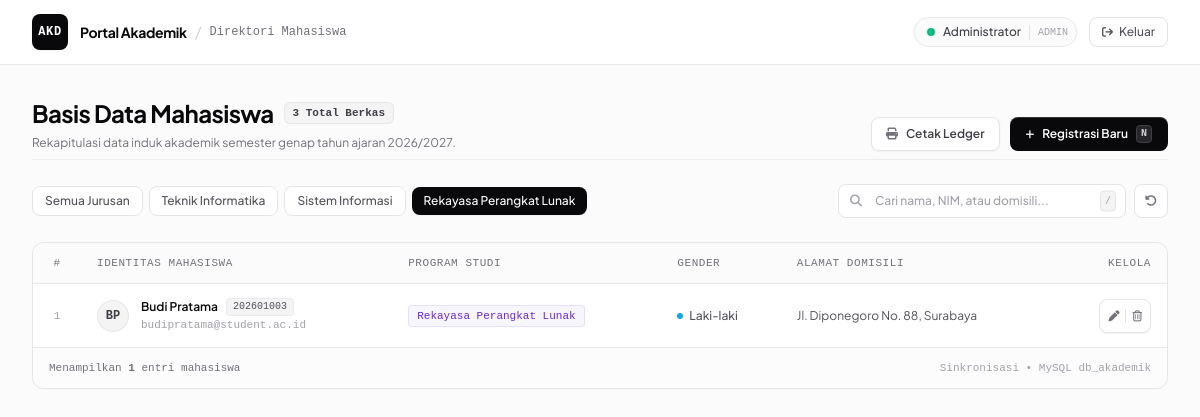
The page /index.php?jurusan=Rekayasa+Perangkat+Lunak (signed in) on the database its author committed.
### tables this page shows
CREATE TABLE IF NOT EXISTS mahasiswa (
    id INT AUTO_INCREMENT PRIMARY KEY,
    nim VARCHAR(20) NOT NULL UNIQUE,
    nama VARCHAR(100) NOT NULL,
    jurusan VARCHAR(50) NOT NULL,
    jenis_kelamin ENUM('Laki-laki', 'Perempuan') NOT NULL,
    alamat TEXT NOT NULL,
    created_at TIMESTAMP DEFAULT CURRENT_TIMESTAMP
);

### index.php (the view, shortened to what this page needs)
<?php
require_once 'koneksi.php';
$keyword = isset($_GET['cari']) ? mysqli_real_escape_string($koneksi, trim($_GET['cari'])) : '';
$jurusan_filter = isset($_GET['jurusan']) ? mysqli_real_escape_string($koneksi, trim($_GET['jurusan'])) : '';
$conditions = [];
if (!empty($jurusan_filter)) {
    $conditions[] = "jurusan = '$jurusan_filter'";
}
$whereSql = count($conditions) > 0 ? "WHERE " . implode(" AND ", $conditions) : "";
$query = "SELECT * FROM mahasiswa $whereSql ORDER BY id DESC";
$result = mysqli_query($koneksi, $query);
$totalData = mysqli_num_rows($result);
$countAllQuery = mysqli_query($koneksi, "SELECT COUNT(*) as total FROM mahasiswa");
$totalAll = mysqli_fetch_assoc($countAllQuery)['total'];
?>
<!DOCTYPE html>
<html lang="id" class="h-full bg-[#fbfbfb]">
<head>
    <script src="https://cdn.tailwindcss.com"></script>
    <link rel="stylesheet" href="https://cdnjs.cloudflare.com/ajax/libs/font-awesome/6.5.1/css/all.min.css">
</head>
<body class="h-full bg-[#fbfbfb] text-zinc-900 flex flex-col antialiased">
    <header class="bg-white border-b border-zinc-200/80 sticky top-0 z-40">
        <div class="max-w-7xl mx-auto px-4 sm:px-6 lg:px-8 h-16 flex items-center justify-between">
            <div class="flex items-center gap-3">
                <div class="w-9 h-9 rounded-lg bg-zinc-950 text-white flex items-center justify-center font-mono font-bold text-xs tracking-wider shadow-sm">
                    AKD
                </div>
                <div class="flex items-center gap-2">
                    <span class="text-sm font-bold tracking-tight text-zinc-950">Portal Akademik</span>
                    <span class="text-zinc-300">/</span>
                    <span class="font-mono text-xs text-zinc-500 font-medium">Direktori Mahasiswa</span>
                </div>
            </div>
            <div class="flex items-center gap-3">
                <div class="flex items-center gap-2 pl-3 pr-2 py-1.5 rounded-full border border-zinc-200/80 bg-zinc-50/80">
                    <span class="w-2 h-2 rounded-full bg-emerald-500 animate-pulse"></span>
                    <span class="text-xs font-medium text-zinc-700">
                        <?= htmlspecialchars($_SESSION['nama'] ?? $_SESSION['username']) ?>
                    </span>
                    <span class="font-mono text-[10px] text-zinc-400 border-l border-zinc-200 pl-2">ADMIN</span>
                </div>
                <a href="logout.php" onclick="return confirm('Apakah Anda yakin ingin keluar dari sistem?')"
                   class="inline-flex items-center gap-1.5 px-3 py-1.5 rounded-lg border border-zinc-200 hover:border-zinc-300 hover:bg-zinc-50 text-zinc-600 hover:text-zinc-950 text-xs font-medium transition" title="Logout">
                    <i class="fa-solid fa-arrow-right-from-bracket text-[11px]"></i>
                    <span class="hidden sm:inline">Keluar</span>
                </a>
            </div>
        </div>
    </header>
    <main class="flex-1 max-w-7xl w-full mx-auto px-4 sm:px-6 lg:px-8 py-8 space-y-6">
        <div class="flex flex-col md:flex-row md:items-end justify-between gap-4 pb-2 border-b border-zinc-200/60">
            <div>
                <div class="flex items-center gap-2.5 mb-1.5">
                    <h1 class="text-2xl font-bold tracking-tight text-zinc-950">Basis Data Mahasiswa</h1>
                    <span class="font-mono text-[11px] font-semibold px-2 py-0.5 rounded-md bg-zinc-100 text-zinc-700 border border-zinc-200/80">
                        <?= $totalAll ?> Total Berkas
                    </span>
                </div>
                <p class="text-xs text-zinc-500 max-w-xl">
                    Rekapitulasi data induk akademik semester genap tahun ajaran 2026/2027.
                </p>
            </div>
            <div class="flex items-center gap-2.5">
                <a href="cetak.php<?= $keyword ? '?cari=' . urlencode($keyword) : '' ?><?= $jurusan_filter ? ($keyword ? '&' : '?') . 'jurusan=' . urlencode($jurusan_filter) : '' ?>" target="_blank"
                   class="inline-flex items-center gap-2 px-3.5 py-2 rounded-lg bg-white border border-zinc-200 hover:border-zinc-300 hover:bg-zinc-50 text-zinc-700 hover:text-zinc-950 text-xs font-semibold shadow-sm transition">
                    <i class="fa-solid fa-print text-zinc-500 text-xs"></i>
                    <span>Cetak Ledger</span>
                </a>
                <a href="tambah.php"
                   class="inline-flex items-center gap-2 px-4 py-2 rounded-lg bg-zinc-950 hover:bg-zinc-800 active:scale-[0.99] text-white text-xs font-semibold shadow-[inset_0_1px_0_rgba(255,255,255,0.18)] transition">
                    <i class="fa-solid fa-plus text-[10px]"></i>
                    <span>Registrasi Baru</span>
                    <kbd class="hidden sm:inline-block font-mono text-[10px] px-1 py-0.2 bg-zinc-800 rounded text-zinc-300 border border-zinc-700">N</kbd>
                </a>
            </div>
        </div>
        <div class="flex flex-col lg:flex-row items-stretch lg:items-center justify-between gap-3">
            <div class="flex items-center gap-1.5 overflow-x-auto pb-1 lg:pb-0 text-xs">
                <a href="index.php<?= $keyword ? '?cari=' . urlencode($keyword) : '' ?>"
                   class="px-3 py-1.5 rounded-lg font-medium transition <?= empty($jurusan_filter) ? 'bg-zinc-950 text-white shadow-sm' : 'bg-white border border-zinc-200 text-zinc-600 hover:text-zinc-950 hover:bg-zinc-50' ?>">
                    Semua Jurusan
                </a>
                <a href="index.php?jurusan=<?= urlencode('Teknik Informatika') ?><?= $keyword ? '&cari=' . urlencode($keyword) : '' ?>"
                   class="px-3 py-1.5 rounded-lg font-medium transition whitespace-nowrap <?= $jurusan_filter == 'Teknik Informatika' ? 'bg-zinc-950 text-white shadow-sm' : 'bg-white border border-zinc-200 text-zinc-600 hover:text-zinc-950 hover:bg-zinc-50' ?>">
                    Teknik Informatika
                </a>
                <a href="index.php?jurusan=<?= urlencode('Sistem Informasi') ?><?= $keyword ? '&cari=' . urlencode($keyword) : '' ?>"
                   class="px-3 py-1.5 rounded-lg font-medium transition whitespace-nowrap <?= $jurusan_filter == 'Sistem Informasi' ? 'bg-zinc-950 text-white shadow-sm' : 'bg-white border border-zinc-200 text-zinc-600 hover:text-zinc-950 hover:bg-zinc-50' ?>">
                    Sistem Informasi
                </a>
                <a href="index.php?jurusan=<?= urlencode('Rekayasa Perangkat Lunak') ?><?= $keyword ? '&cari=' . urlencode($keyword) : '' ?>"
                   class="px-3 py-1.5 rounded-lg font-medium transition whitespace-nowrap <?= $jurusan_filter == 'Rekayasa Perangkat Lunak' ? 'bg-zinc-950 text-white shadow-sm' : 'bg-white border border-zinc-200 text-zinc-600 hover:text-zinc-950 hover:bg-zinc-50' ?>">
                    Rekayasa Perangkat Lunak
                </a>
            </div>
            <form action="index.php" method="GET" class="flex items-center gap-2">
                <div class="relative flex-1 sm:w-72">
                    <i class="fa-solid fa-magnifying-glass absolute left-3 top-1/2 -translate-y-1/2 text-zinc-400 text-xs"></i>
                    <input type="text" id="searchInput" name="cari" value="<?= htmlspecialchars($keyword) ?>"
                           placeholder="Cari nama, NIM, atau domisili..."
                           class="w-full pl-9 pr-8 py-2 rounded-lg border border-zinc-200 bg-white text-xs text-zinc-900 placeholder:text-zinc-400 focus:outline-none focus:border-zinc-900 focus:ring-1 focus:ring-zinc-900 transition font-medium">
                    <kbd class="hidden sm:inline-block absolute right-2.5 top-1/2 -translate-y-1/2 font-mono text-[10px] text-zinc-400 bg-zinc-100 px-1 py-0.5 rounded border border-zinc-200">/</kbd>
                </div>
                <?php if (!empty($keyword) || !empty($jurusan_filter)): ?>
                    <a href="index.php" class="px-2.5 py-2 rounded-lg border border-zinc-200 bg-white hover:bg-zinc-50 text-zinc-500 hover:text-zinc-900 text-xs transition" title="Reset Semua Filter">
                        <i class="fa-solid fa-rotate-left"></i>
                    </a>
                <?php endif; ?>
            </form>
        </div>
        <div class="bg-white rounded-xl border border-zinc-200/90 shadow-[0_1px_3px_rgba(0,0,0,0.02)] overflow-hidden">
            <div class="overflow-x-auto">
                <table class="w-full text-left text-xs border-collapse">
                    <thead class="bg-zinc-50/80 border-b border-zinc-200/80 text-[11px] font-mono text-zinc-500 uppercase tracking-wider">
                        <tr>
                            <th class="py-3 px-4 w-12 text-center font-medium">#</th>
                            <th class="py-3 px-4 font-medium">Identitas Mahasiswa</th>
                            <th class="py-3 px-4 font-medium">Program Studi</th>
                            <th class="py-3 px-4 font-medium">Gender</th>
                            <th class="py-3 px-4 font-medium">Alamat Domisili</th>
                            <th class="py-3 px-4 text-right font-medium w-28">Kelola</th>
                        </tr>
                    </thead>
                    <tbody class="divide-y divide-zinc-100 text-zinc-700">
                        <?php
                        $no = 1;
                        if ($totalData > 0):
                            while ($row = mysqli_fetch_assoc($result)):
                                $namaParts = explode(' ', trim($row['nama']));
                                $initials = strtoupper(substr($namaParts[0], 0, 1) . (isset($namaParts[1]) ? substr($namaParts[1], 0, 1) : ''));
                                $syntheticEmail = strtolower(preg_replace('/[^a-zA-Z0-9]/', '', $row['nama'])) . '@student.ac.id';
                        ?>
                            <tr class="hover:bg-zinc-50/70 transition-colors group">
                                <td class="py-3.5 px-4 text-center font-mono text-zinc-400 text-[11px]"><?= $no++ ?></td>
                                <td class="py-3.5 px-4">
                                    <div class="flex items-center gap-3">
                                        <div class="w-8 h-8 rounded-full bg-zinc-100 border border-zinc-200/80 flex items-center justify-center font-mono font-semibold text-zinc-700 text-xs">
                                            <?= $initials ?>
                                        </div>
                                        <div>
                                            <div class="font-semibold text-zinc-950 text-xs flex items-center gap-2">
                                                <span><?= htmlspecialchars($row['nama']) ?></span>
                                                <span class="font-mono text-[10px] px-1.5 py-0.2 rounded bg-zinc-100 text-zinc-600 border border-zinc-200/60 font-normal">
                                                    <?= htmlspecialchars($row['nim']) ?>
                                                </span>
                                            </div>
                                            <span class="font-mono text-[11px] text-zinc-400"><?= $syntheticEmail ?></span>
                                        </div>
                                    </div>
                                </td>
                                <td class="py-3.5 px-4">
                                    <?php
                                    $badgeClass = "bg-zinc-50 text-zinc-700 border-zinc-200";
                                    if ($row['jurusan'] == 'Teknik Informatika') {
                                        $badgeClass = "bg-blue-50/80 text-blue-700 border-blue-200/70";
                                    } elseif ($row['jurusan'] == 'Sistem Informasi') {
                                        $badgeClass = "bg-emerald-50/80 text-emerald-700 border-emerald-200/70";
                                    } elseif ($row['jurusan'] == 'Rekayasa Perangkat Lunak') {
                                        $badgeClass = "bg-violet-50/80 text-violet-700 border-violet-200/70";
                                    }
                                    ?>
                                    <span class="inline-flex items-center font-mono text-[11px] font-medium px-2 py-0.5 rounded border <?= $badgeClass ?>">
                                        <?= htmlspecialchars($row['jurusan']) ?>
                                    </span>
                                </td>
                                <td class="py-3.5 px-4">
                                    <span class="inline-flex items-center gap-1.5 text-zinc-600 text-xs font-medium">
                                        <span class="w-1.5 h-1.5 rounded-full <?= $row['jenis_kelamin'] == 'Laki-laki' ? 'bg-sky-500' : 'bg-rose-500' ?>"></span>
                                        <?= htmlspecialchars($row['jenis_kelamin']) ?>
                                    </span>
                                </td>
                                <td class="py-3.5 px-4 text-zinc-600 max-w-xs truncate" title="<?= htmlspecialchars($row['alamat']) ?>">
                                    <?= htmlspecialchars($row['alamat']) ?>
                                </td>
                                <td class="py-3.5 px-4 text-right">
                                    <div class="inline-flex items-center rounded-lg border border-zinc-200 bg-white p-0.5 shadow-sm">
                                        <a href="edit.php?id=<?= $row['id'] ?>"
                                           class="p-1.5 text-zinc-500 hover:text-zinc-950 hover:bg-zinc-100 rounded transition" title="Sunting Data">
                                            <i class="fa-solid fa-pen text-[11px]"></i>
                                        </a>
                                        <button type="button" onclick="konfirmasiHapus(<?= $row['id'] ?>, '<?= htmlspecialchars($row['nama']) ?>')"
                                                class="p-1.5 text-zinc-500 hover:text-red-600 hover:bg-red-50 rounded transition" title="Hapus Data">
                                            <i class="fa-regular fa-trash-can text-[11px]"></i>
                                        </button>
                                    </div>
                                </td>
                            </tr>
                        <?php
                            endwhile;
                        endif; ?>
                    </tbody>
                </table>
            </div>
            <div class="py-3 px-4 bg-zinc-50/50 border-t border-zinc-200/80 flex items-center justify-between text-xs text-zinc-500">
                <span class="font-mono text-[11px]">
                    Menampilkan <strong><?= $totalData ?></strong> entri mahasiswa
                </span>
                <span class="font-mono text-[11px] text-zinc-400">
                    Sinkronisasi &bull; MySQL db_akademik
                </span>
            </div>
        </div>
    </main>
</body>
</html>

### index.php (style rules this page uses)
body { font-family: 'Plus Jakarta Sans', sans-serif; }
.font-mono { font-family: 'JetBrains Mono', monospace; }

### rows shown on the page
mahasiswa: nama "BP", nama "Budi Pratama", nim "202601003", nama "budipratama@student.ac.id", jurusan "Rekayasa Perangkat Lunak", jenis_kelamin "Laki-laki", alamat "Jl. Diponegoro No. 88, Surabaya"

### other values the page prints
$_SESSION['nama'] "Administrator"
$totalAll "3"
$totalData "1"
